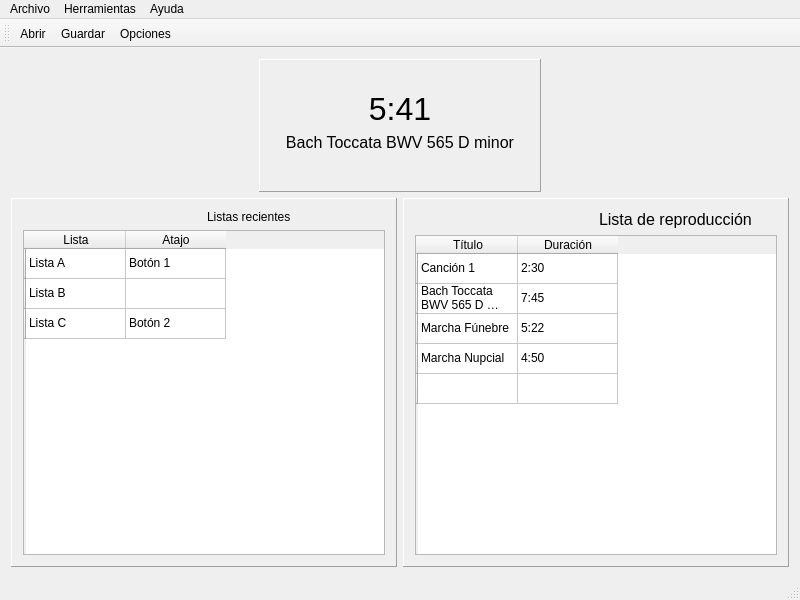
<?xml version="1.0" encoding="UTF-8"?>
<ui version="4.0">
 <class>MainWindow</class>
 <widget class="QMainWindow" name="MainWindow">
  <property name="geometry">
   <rect>
    <x>0</x>
    <y>0</y>
    <width>800</width>
    <height>600</height>
   </rect>
  </property>
  <property name="minimumSize">
   <size>
    <width>400</width>
    <height>300</height>
   </size>
  </property>
  <property name="windowTitle">
   <string>Control del órgano</string>
  </property>
  <property name="windowIcon">
   <iconset resource="resources.qrc">
    <normaloff>:/icons/sound.png</normaloff>:/icons/sound.png</iconset>
  </property>
  <widget class="QWidget" name="centralWidget">
   <layout class="QVBoxLayout" name="verticalLayout_4">
    <item>
     <layout class="QHBoxLayout" name="horizontalLayout_4">
      <item>
       <spacer name="horizontalSpacer_3">
        <property name="orientation">
         <enum>Qt::Horizontal</enum>
        </property>
        <property name="sizeHint" stdset="0">
         <size>
          <width>40</width>
          <height>20</height>
         </size>
        </property>
       </spacer>
      </item>
      <item>
       <widget class="QFrame" name="frame">
        <property name="frameShape">
         <enum>QFrame::Panel</enum>
        </property>
        <property name="frameShadow">
         <enum>QFrame::Raised</enum>
        </property>
        <layout class="QVBoxLayout" name="verticalLayout_2">
         <item>
          <widget class="QLabel" name="label_2">
           <property name="pixmap">
            <pixmap resource="resources.qrc">:/icons/sound.png</pixmap>
           </property>
           <property name="scaledContents">
            <bool>false</bool>
           </property>
           <property name="alignment">
            <set>Qt::AlignCenter</set>
           </property>
          </widget>
         </item>
         <item>
          <widget class="QLabel" name="label_4">
           <property name="font">
            <font>
             <pointsize>24</pointsize>
            </font>
           </property>
           <property name="text">
            <string>5:41</string>
           </property>
           <property name="alignment">
            <set>Qt::AlignCenter</set>
           </property>
          </widget>
         </item>
         <item>
          <widget class="QLabel" name="label_3">
           <property name="font">
            <font>
             <pointsize>12</pointsize>
            </font>
           </property>
           <property name="text">
            <string>Bach Toccata BWV 565 D minor</string>
           </property>
           <property name="alignment">
            <set>Qt::AlignCenter</set>
           </property>
          </widget>
         </item>
         <item>
          <layout class="QHBoxLayout" name="horizontalLayout">
           <item>
            <spacer name="horizontalSpacer">
             <property name="orientation">
              <enum>Qt::Horizontal</enum>
             </property>
             <property name="sizeHint" stdset="0">
              <size>
               <width>40</width>
               <height>20</height>
              </size>
             </property>
            </spacer>
           </item>
           <item>
            <widget class="QPushButton" name="pushButton_4">
             <property name="icon">
              <iconset resource="resources.qrc">
               <normaloff>:/icons/rewind.png</normaloff>:/icons/rewind.png</iconset>
             </property>
             <property name="iconSize">
              <size>
               <width>32</width>
               <height>32</height>
              </size>
             </property>
             <property name="flat">
              <bool>true</bool>
             </property>
            </widget>
           </item>
           <item>
            <widget class="QPushButton" name="pushButton">
             <property name="icon">
              <iconset resource="resources.qrc">
               <normaloff>:/icons/pause.png</normaloff>:/icons/pause.png</iconset>
             </property>
             <property name="iconSize">
              <size>
               <width>32</width>
               <height>32</height>
              </size>
             </property>
             <property name="flat">
              <bool>true</bool>
             </property>
            </widget>
           </item>
           <item>
            <widget class="QPushButton" name="pushButton_2">
             <property name="icon">
              <iconset resource="resources.qrc">
               <normaloff>:/icons/stop.png</normaloff>:/icons/stop.png</iconset>
             </property>
             <property name="iconSize">
              <size>
               <width>32</width>
               <height>32</height>
              </size>
             </property>
             <property name="flat">
              <bool>true</bool>
             </property>
            </widget>
           </item>
           <item>
            <widget class="QPushButton" name="pushButton_3">
             <property name="icon">
              <iconset resource="resources.qrc">
               <normaloff>:/icons/forward.png</normaloff>:/icons/forward.png</iconset>
             </property>
             <property name="iconSize">
              <size>
               <width>32</width>
               <height>32</height>
              </size>
             </property>
             <property name="flat">
              <bool>true</bool>
             </property>
            </widget>
           </item>
           <item>
            <spacer name="horizontalSpacer_2">
             <property name="orientation">
              <enum>Qt::Horizontal</enum>
             </property>
             <property name="sizeHint" stdset="0">
              <size>
               <width>40</width>
               <height>20</height>
              </size>
             </property>
            </spacer>
           </item>
          </layout>
         </item>
        </layout>
       </widget>
      </item>
      <item>
       <spacer name="horizontalSpacer_4">
        <property name="orientation">
         <enum>Qt::Horizontal</enum>
        </property>
        <property name="sizeHint" stdset="0">
         <size>
          <width>40</width>
          <height>20</height>
         </size>
        </property>
       </spacer>
      </item>
     </layout>
    </item>
    <item>
     <layout class="QHBoxLayout" name="horizontalLayout_3">
      <item>
       <widget class="QFrame" name="frame3">
        <property name="frameShape">
         <enum>QFrame::Panel</enum>
        </property>
        <property name="frameShadow">
         <enum>QFrame::Raised</enum>
        </property>
        <layout class="QVBoxLayout" name="verticalLayout_3">
         <item>
          <layout class="QHBoxLayout" name="horizontalLayout_5">
           <item>
            <widget class="QLabel" name="label_6">
             <property name="text">
              <string/>
             </property>
             <property name="pixmap">
              <pixmap resource="resources.qrc">:/icons/recents.png</pixmap>
             </property>
             <property name="alignment">
              <set>Qt::AlignCenter</set>
             </property>
            </widget>
           </item>
           <item>
            <widget class="QLabel" name="label_7">
             <property name="text">
              <string>Listas recientes</string>
             </property>
            </widget>
           </item>
          </layout>
         </item>
         <item>
          <widget class="QTableWidget" name="tableWidget">
           <row>
            <property name="text">
             <string/>
            </property>
           </row>
           <row>
            <property name="text">
             <string/>
            </property>
           </row>
           <row>
            <property name="text">
             <string/>
            </property>
           </row>
           <column>
            <property name="text">
             <string>Lista</string>
            </property>
           </column>
           <column>
            <property name="text">
             <string>Atajo</string>
            </property>
           </column>
           <item row="0" column="0">
            <property name="text">
             <string>Lista A</string>
            </property>
           </item>
           <item row="0" column="1">
            <property name="text">
             <string>Botón 1</string>
            </property>
           </item>
           <item row="1" column="0">
            <property name="text">
             <string>Lista B</string>
            </property>
           </item>
           <item row="2" column="0">
            <property name="text">
             <string>Lista C</string>
            </property>
           </item>
           <item row="2" column="1">
            <property name="text">
             <string>Botón 2</string>
            </property>
           </item>
          </widget>
         </item>
        </layout>
       </widget>
      </item>
      <item>
       <widget class="QFrame" name="frame2">
        <property name="frameShape">
         <enum>QFrame::Panel</enum>
        </property>
        <property name="frameShadow">
         <enum>QFrame::Raised</enum>
        </property>
        <layout class="QVBoxLayout" name="verticalLayout">
         <item>
          <layout class="QHBoxLayout" name="horizontalLayout_2">
           <item>
            <widget class="QLabel" name="label">
             <property name="pixmap">
              <pixmap resource="resources.qrc">:/icons/list.png</pixmap>
             </property>
             <property name="scaledContents">
              <bool>false</bool>
             </property>
             <property name="alignment">
              <set>Qt::AlignCenter</set>
             </property>
            </widget>
           </item>
           <item>
            <widget class="QLabel" name="label_5">
             <property name="font">
              <font>
               <pointsize>12</pointsize>
              </font>
             </property>
             <property name="text">
              <string>Lista de reproducción</string>
             </property>
            </widget>
           </item>
          </layout>
         </item>
         <item>
          <widget class="QTableWidget" name="tableWidget_2">
           <row>
            <property name="text">
             <string/>
            </property>
           </row>
           <row>
            <property name="text">
             <string/>
            </property>
           </row>
           <row>
            <property name="text">
             <string/>
            </property>
           </row>
           <row>
            <property name="text">
             <string/>
            </property>
           </row>
           <row>
            <property name="text">
             <string/>
            </property>
           </row>
           <column>
            <property name="text">
             <string>Título</string>
            </property>
           </column>
           <column>
            <property name="text">
             <string>Duración</string>
            </property>
           </column>
           <item row="0" column="0">
            <property name="text">
             <string>Canción 1</string>
            </property>
           </item>
           <item row="0" column="1">
            <property name="text">
             <string>2:30</string>
            </property>
           </item>
           <item row="1" column="0">
            <property name="text">
             <string>Bach Toccata BWV 565 D minor</string>
            </property>
           </item>
           <item row="1" column="1">
            <property name="text">
             <string>7:45</string>
            </property>
           </item>
           <item row="2" column="0">
            <property name="text">
             <string>Marcha Fúnebre</string>
            </property>
           </item>
           <item row="2" column="1">
            <property name="text">
             <string>5:22</string>
            </property>
           </item>
           <item row="3" column="0">
            <property name="text">
             <string>Marcha Nupcial</string>
            </property>
           </item>
           <item row="3" column="1">
            <property name="text">
             <string>4:50</string>
            </property>
           </item>
          </widget>
         </item>
        </layout>
       </widget>
      </item>
     </layout>
    </item>
   </layout>
  </widget>
  <widget class="QMenuBar" name="menuBar">
   <property name="geometry">
    <rect>
     <x>0</x>
     <y>0</y>
     <width>800</width>
     <height>21</height>
    </rect>
   </property>
   <widget class="QMenu" name="menuArchivo">
    <property name="title">
     <string>Archivo</string>
    </property>
    <addaction name="actionOpen"/>
    <addaction name="actionSave"/>
    <addaction name="actionClose"/>
   </widget>
   <widget class="QMenu" name="menuHerramientas">
    <property name="title">
     <string>Herramientas</string>
    </property>
    <addaction name="actionOptions"/>
   </widget>
   <widget class="QMenu" name="menuAyudar">
    <property name="title">
     <string>Ayuda</string>
    </property>
    <addaction name="actionAbout"/>
   </widget>
   <addaction name="menuArchivo"/>
   <addaction name="menuHerramientas"/>
   <addaction name="menuAyudar"/>
  </widget>
  <widget class="QToolBar" name="mainToolBar">
   <attribute name="toolBarArea">
    <enum>TopToolBarArea</enum>
   </attribute>
   <attribute name="toolBarBreak">
    <bool>false</bool>
   </attribute>
   <addaction name="actionOpen"/>
   <addaction name="actionSave"/>
   <addaction name="actionOptions"/>
  </widget>
  <widget class="QStatusBar" name="statusBar"/>
  <action name="actionClose">
   <property name="icon">
    <iconset resource="resources.qrc">
     <normaloff>:/icons/close.png</normaloff>:/icons/close.png</iconset>
   </property>
   <property name="text">
    <string>Salir</string>
   </property>
   <property name="toolTip">
    <string>Cerrar</string>
   </property>
  </action>
  <action name="actionOpen">
   <property name="icon">
    <iconset resource="resources.qrc">
     <normaloff>:/icons/open.png</normaloff>:/icons/open.png</iconset>
   </property>
   <property name="text">
    <string>Abrir</string>
   </property>
  </action>
  <action name="actionSave">
   <property name="icon">
    <iconset resource="resources.qrc">
     <normaloff>:/icons/save.png</normaloff>:/icons/save.png</iconset>
   </property>
   <property name="text">
    <string>Guardar</string>
   </property>
  </action>
  <action name="actionOptions">
   <property name="icon">
    <iconset resource="resources.qrc">
     <normaloff>:/icons/settings.png</normaloff>:/icons/settings.png</iconset>
   </property>
   <property name="text">
    <string>Opciones</string>
   </property>
  </action>
  <action name="actionAbout">
   <property name="icon">
    <iconset resource="resources.qrc">
     <normaloff>:/icons/info.png</normaloff>:/icons/info.png</iconset>
   </property>
   <property name="text">
    <string>Acerca</string>
   </property>
  </action>
 </widget>
 <layoutdefault spacing="6" margin="11"/>
 <resources>
  <include location="resources.qrc"/>
 </resources>
 <connections/>
</ui>
